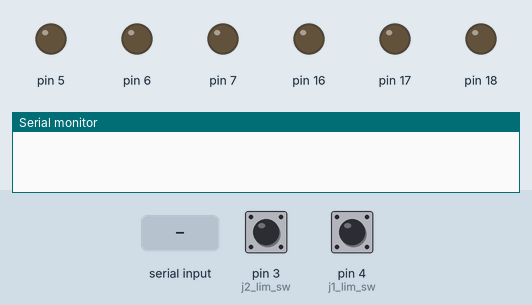
This sketch was run on a simulated Arduino Uno, built with avr-gcc and run on an emulated ATmega328P. Shown: output pins drawn as LEDs (lit = HIGH), the last lines printed to the serial monitor. The inputs (shaded band) are chosen by the test bench; at power-on: pin 4 (j1_lim_sw) HIGH, pin 3 (j2_lim_sw) HIGH.

Above: at 2.2 s.
2.3 s: "90,45\n" received over Serial
At 2.7 s:
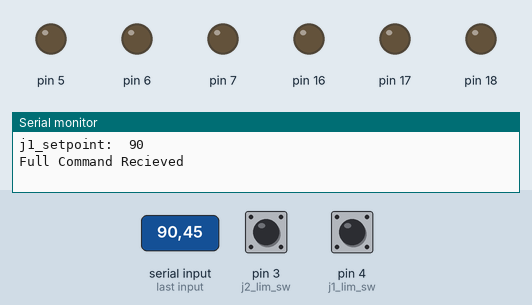
3.8 s: "H90\n" received over Serial
At 4.8 s:
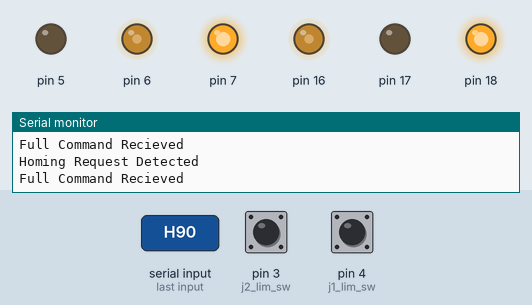
5.3 s: pin 4 (j1_lim_sw) pulled LOW for 0.15 s
At 5.42 s:
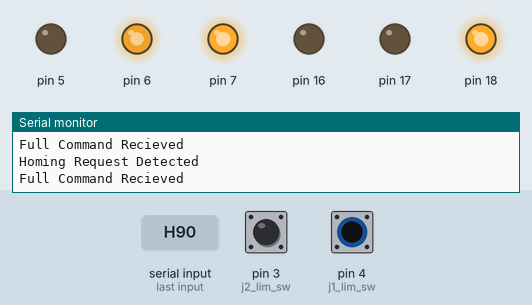
7.0 s: pin 3 (j2_lim_sw) pulled LOW for 0.15 s
At 7.07 s:
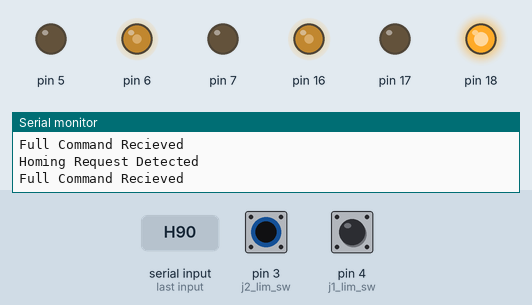
8.6 s: "D90\n" received over Serial
At 9.3 s:
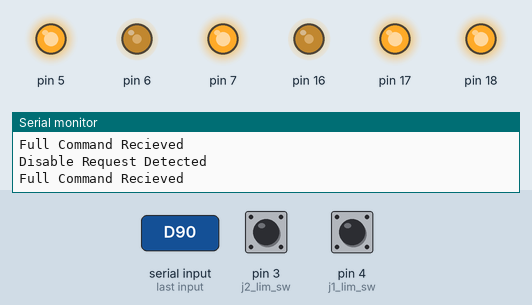
10.1 s: pin 3 (j2_lim_sw) pulled LOW for 1 s
At 10.5 s:
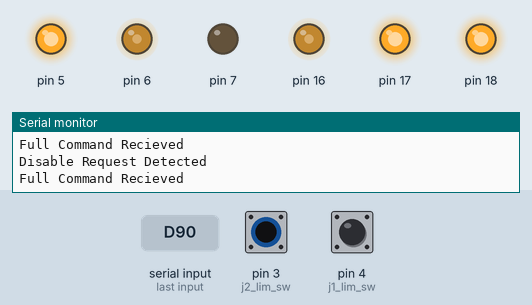
Timing chart, 0 to 13.1 s (numbered marks = the images above; inputs shaded):
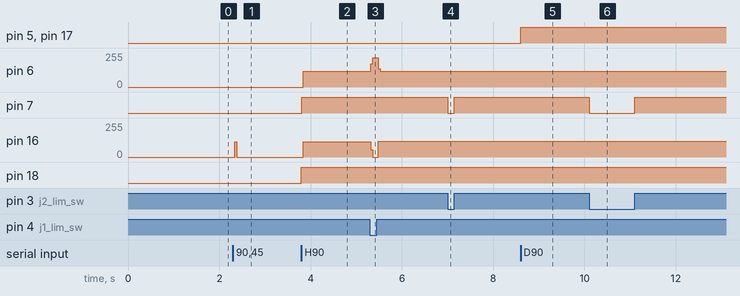

Measured:
- after the input at 2.3 s, pin 16: 0/255 → 115/255 at once, → 0/255 0.04 s later
- after the input at 3.8 s, pin 6: 0/255 → 117/255 at once; pin 7, pin 18: LOW → HIGH at once; pin 16: 0/255 → 116/255 at once
- after the input at 5.3 s, pin 6: 117/255 → 221/255 at once, → 117/255 0.16 s later; pin 16: 116/255 → 0/255 at once, → 117/255 0.16 s later
- after the input at 7.0 s, pin 7: HIGH → LOW at once, → HIGH 0.15 s later
- after the input at 8.6 s, pin 5, pin 17: LOW → HIGH at once
- after the input at 10.1 s, pin 7: HIGH → LOW at once, → HIGH 1.0 s later

The sketch:

arm_control.ino
```cpp
// VARIABLE INITIALIZATION

// Serial Related
int incomingByte = 0; // for incoming serial data
bool is_negative = false;
bool command_sent = false;
bool motors_enabled = true;
int setpoint_case = 0;
int num = 0;

// Arm Joint Setpoints
int j1_setpoint = 0;
int j2_setpoint = 0;

// State Machine Enum
enum State{ HOMING, INTERPOLATING };
State state = INTERPOLATING;

// Pin Declarations
int j1_lim_sw = 4;
int j2_lim_sw = 3;

// Stepper Class
class Stepper
{
  private:
    int m_ena_pin;
    int m_dir_pin;
    int m_pulse_pin;
    bool m_enabled = true;

    int m_cur_pulse = 0;
    int m_pulse_time = 200;

   public:
    Stepper(int ena_pin, int dir_pin, int pulse_pin)
    {
      m_ena_pin = ena_pin;
      m_dir_pin = dir_pin;
      m_pulse_pin = pulse_pin;

      pinMode(m_ena_pin, OUTPUT);
      pinMode(m_dir_pin, OUTPUT);
      pinMode(m_pulse_pin, OUTPUT);
    }

    int getPulseTime()
    {
      return m_pulse_time;
    }

    int getPulseErr(int setpoint_pulse)
    {
      return setpoint_pulse - m_cur_pulse;
    }

    void zeroCurrentPulse()
    {
      m_cur_pulse = 0;
    }

    void enable()
    {
      digitalWrite(m_ena_pin, LOW);
      m_enabled = true;
    }

    void disable()
    {
      digitalWrite(m_ena_pin, HIGH);
      m_enabled = false;
    }

    // Lowest level movement command, dir should be either 1 or -1
    void pulse_raw(int dir)
    {
      if(dir == 1)
      {
        digitalWrite(m_dir_pin, LOW);
      }
      else if (dir == -1)
      {
        digitalWrite(m_dir_pin, HIGH);
      }
      else
      {
        Serial.println("ERROR: Wrong input stepper.pulse_raw(int dir)");
      }
      digitalWrite(m_pulse_pin, HIGH);
      delayMicroseconds(m_pulse_time);
      digitalWrite(m_pulse_pin, LOW);
    }

    // Higher level movement using the global pulse setpoint recieved from UART
    void pulse(int* pulse_setpoint)
    {
      int err = *pulse_setpoint - m_cur_pulse;

      if(err == 0)
      {
        // The setpoint has been reached... Cool.
      }
      else if(err > 0)
      {
        pulse_raw(1);
        m_cur_pulse++;
      }
      else if(err < 0)
      {
        pulse_raw(-1);
        m_cur_pulse--;
      }
      //Serial.println(err);
    }
};

//Stepper Class Declaration
Stepper j1_stepper(17, 18, 16);
Stepper j2_stepper(5, 7, 6);


void setup() {
  // put your setup code here, to run once:
  Serial.begin(115200);

  // Limit Sw Setup
  pinMode(j1_lim_sw, INPUT_PULLUP);
  pinMode(j2_lim_sw, INPUT_PULLUP);

  // Stepper Setup
  j1_stepper.enable();
  j2_stepper.enable();

  delay(1000);

}

void loop() {
  // put your main code here, to run repeatedly:
  if(Serial.available() > 0)
  {
    // Read the incoming byte:
    incomingByte = Serial.read();

    // Add the new value to num
    if (incomingByte != 10)
    {
      // If the byte is a comma, assign a new value and advance the switch case
      if (incomingByte == 44)
      {
        if (is_negative)
        {
          num = -1*num;
          is_negative = false;
        }

        switch (setpoint_case)
        {
          case 0:
            if(!command_sent && motors_enabled)
            {
              j1_setpoint = num;
              Serial.print("j1_setpoint:\t");
              Serial.println(j1_setpoint);
            }
            setpoint_case++;
            break;
          case 1:
            if(!command_sent && motors_enabled)
            {
              j2_setpoint = num;
              Serial.print("j2_setpoint:\t");
              Serial.println(j2_setpoint);
            }
            setpoint_case = 0;
            break;
        }
        command_sent = false;
        num = 0;
      }
      // If a negative sign is transmitted, remember that
      else if (incomingByte == '-')
      {
        is_negative = true;
      }
      else if (incomingByte == 'H')
      {
        command_sent = true;
        Serial.println("Homing Request Detected");
        state = HOMING;
      }
      else if (incomingByte == 'D')
      {
        command_sent = true;
        motors_enabled = false;
        Serial.println("Disable Request Detected");
        j1_stepper.disable();
        j2_stepper.disable();
      }
      else if (incomingByte == 'E')
      {
        command_sent = true;
        motors_enabled = true;
        Serial.println("Enable Request Detected");
        j1_stepper.enable();
        j2_stepper.enable();
      }
      else
      {
        num = num*10 + (incomingByte - 48);
      }
    }
    else
    {
      // say youre done:
      Serial.println("Full Command Recieved");
      setpoint_case = 0;
      num = 0;
    }
  }
  // MAIN CODE WHICH UPDATED THE STEPPER PULSES
  else
  {
    bool j1_sw_triggered = !digitalRead(j1_lim_sw);
    bool j2_sw_triggered = !digitalRead(j2_lim_sw);
    switch(state)
    {
      case HOMING:
        // If either switch is still not engaged, the system will take homing actions
        if(!j1_sw_triggered || !j2_sw_triggered)
        {
          // If only the j1 switch is triggered, retract j2
          if(j1_sw_triggered)
          {
            j2_stepper.pulse_raw(-1);
          }
          // If only the j2 switch is triggered, retract j1 and move j2 along with the assembly
          else if(j2_sw_triggered)
          {
            j1_stepper.pulse_raw(-1);
            j2_stepper.pulse_raw(1);
          }
          // If neither switch is triggered, retract both j1 and j2
          else
          {
            j1_stepper.pulse_raw(-1);
            j2_stepper.pulse_raw(-1);
          }
        }
        else
        {
          Serial.println("Homing Complete");
          j1_setpoint = 0;
          j2_setpoint = 0;
          j1_stepper.zeroCurrentPulse();
          j2_stepper.zeroCurrentPulse();
          state = INTERPOLATING;
        }
        break;

      case INTERPOLATING:
        if( !(j1_stepper.getPulseErr(j1_setpoint) < 0 && j1_sw_triggered) )
        {
          j1_stepper.pulse(&j1_setpoint);
        }
        else
        {
          Serial.println("ERROR: Joint 1 is attempting to actuate into the system");
        }
        if( !(j2_stepper.getPulseErr(j2_setpoint) < 0 && j2_sw_triggered) )
        {
          j2_stepper.pulse(&j2_setpoint);
        }
        else
        {
          Serial.println("ERROR: Joint 2 is attempting to actuate into the system");
        }
        break;
    }
//    Serial.print("j1_lim_sw: ");
//    Serial.println(digitalRead(j1_lim_sw));
//    Serial.print("j2_lim_sw: ");
//    Serial.println(digitalRead(j2_lim_sw));
//    Serial.println();
    //delay(pulse_delay - 2*j1_stepper.getPulseTime());
  }
}
```
